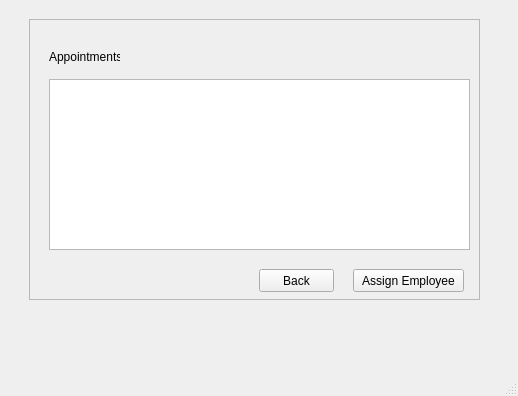
<?xml version="1.0" encoding="UTF-8"?>
<ui version="4.0">
 <class>MainWindow</class>
 <widget class="QMainWindow" name="MainWindow">
  <property name="geometry">
   <rect>
    <x>0</x>
    <y>0</y>
    <width>518</width>
    <height>396</height>
   </rect>
  </property>
  <property name="windowTitle">
   <string>MainWindow</string>
  </property>
  <widget class="QWidget" name="centralwidget">
   <widget class="QFrame" name="frame">
    <property name="geometry">
     <rect>
      <x>29</x>
      <y>19</y>
      <width>451</width>
      <height>281</height>
     </rect>
    </property>
    <property name="frameShape">
     <enum>QFrame::StyledPanel</enum>
    </property>
    <property name="frameShadow">
     <enum>QFrame::Raised</enum>
    </property>
    <widget class="QLabel" name="label">
     <property name="geometry">
      <rect>
       <x>20</x>
       <y>30</y>
       <width>71</width>
       <height>16</height>
      </rect>
     </property>
     <property name="text">
      <string>Appointments:</string>
     </property>
    </widget>
    <widget class="QListView" name="listView">
     <property name="geometry">
      <rect>
       <x>20</x>
       <y>60</y>
       <width>421</width>
       <height>171</height>
      </rect>
     </property>
    </widget>
    <widget class="QPushButton" name="pushButton">
     <property name="geometry">
      <rect>
       <x>324</x>
       <y>250</y>
       <width>111</width>
       <height>23</height>
      </rect>
     </property>
     <property name="text">
      <string>Assign Employee</string>
     </property>
    </widget>
    <widget class="QPushButton" name="pushButton_2">
     <property name="geometry">
      <rect>
       <x>230</x>
       <y>250</y>
       <width>75</width>
       <height>23</height>
      </rect>
     </property>
     <property name="text">
      <string>Back</string>
     </property>
    </widget>
   </widget>
  </widget>
  <widget class="QMenuBar" name="menubar">
   <property name="geometry">
    <rect>
     <x>0</x>
     <y>0</y>
     <width>518</width>
     <height>21</height>
    </rect>
   </property>
  </widget>
  <widget class="QStatusBar" name="statusbar"/>
 </widget>
 <resources/>
 <connections/>
</ui>
